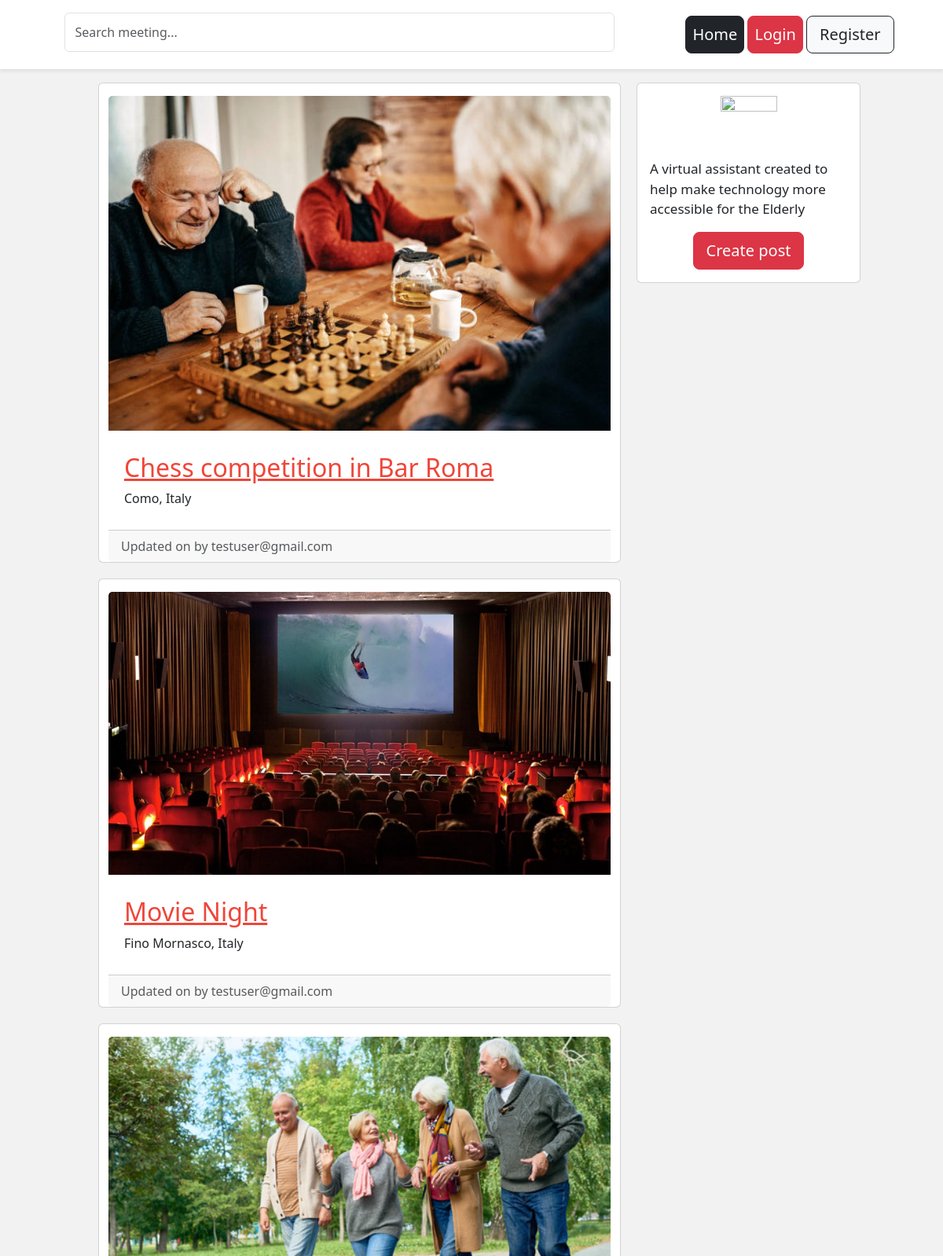
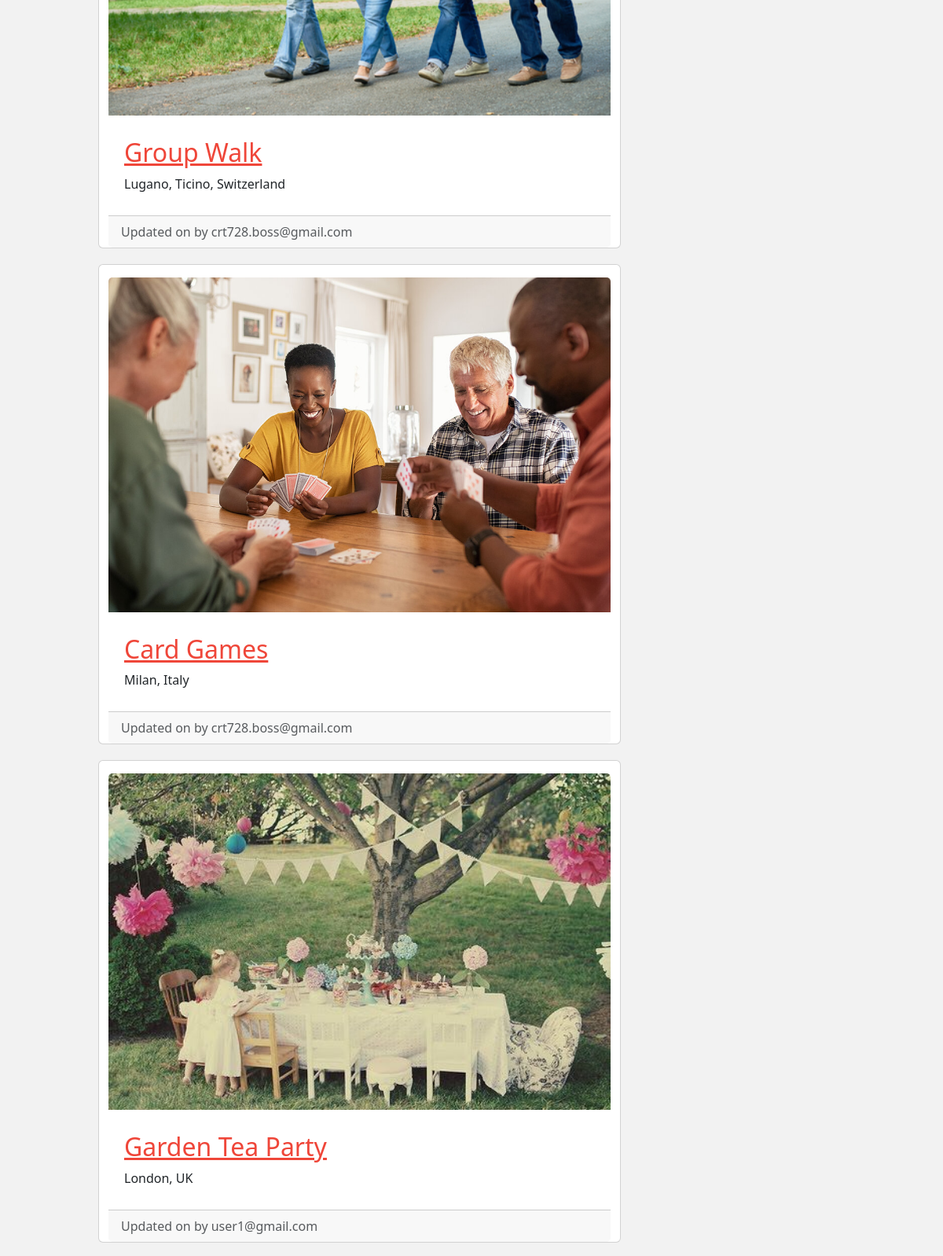
The page / (upper part) on the database its author committed (2 pictures, top to bottom).
### meetings/models.py (models this page shows, shortened)
class MeetingPost(models.Model):
    title = models.CharField(max_length=50, null=False, blank=False)
    image = models.ImageField(upload_to=upload_location, null=False, blank=False)
    creator = models.ForeignKey(settings.AUTH_USER_MODEL, on_delete=models.CASCADE)
    slug = models.SlugField(blank=True, unique=True)
    location = models.CharField(max_length=120)
    time = models.DateTimeField()
    activity = models.CharField(max_length=120)
    active = models.BooleanField(null=True, blank=True)
    is_private = models.BooleanField(null=True, blank=True)

### users/models.py (models this page shows, shortened)
class Account(AbstractBaseUser):
    email = models.EmailField(verbose_name="email", max_length=60, unique=True)
    username = models.CharField(max_length=30, unique=True)
    name = models.CharField(max_length=50, verbose_name="name")
    phone = models.CharField(max_length=20, verbose_name="phone number")
    birthdate = models.DateField(max_length=120, verbose_name="date of birth")
    date_joined = models.DateTimeField(verbose_name='date joined', auto_now_add=True)
    last_login = models.DateTimeField(verbose_name='last login', auto_now=True)
    is_admin = models.BooleanField(default=False)
    is_active = models.BooleanField(default=True)
    is_staff = models.BooleanField(default=False)
    is_superuser = models.BooleanField(default=False)
    USERNAME_FIELD = 'email'
    REQUIRED_FIELDS = ['username', 'name', 'phone', 'birthdate']
    objects = MyAccountManager()
    def __str__(self):
        return self.email

### users/views.py (the view)
# urls.py: path('', views.home_view, name='home'),
def home_view(request, *args, **kwargs):
	context  = {}
	query = ""
	if request.GET:
		query = request.GET.get('q', '')
		context['query'] = str(query)
	meeting_posts = sorted(get_meeting_queryset(query), key=attrgetter('time'), reverse=False)
	page = request.GET.get('page', 1 )
	meeting_posts_paginator = Paginator(meeting_posts, MEETING_POST_PER_PAGE)
	try:
		meeting_posts = meeting_posts_paginator.page(page)
	except PageNotAnInteger:
		meeting_posts = meeting_posts_paginator.page(MEETING_POST_PER_PAGE)
	except EmptyPage:
		meeting_posts = meeting_posts_paginator.page(meeting_posts_paginator.num_pages)
	context['meeting_posts'] = meeting_posts
	return render(request, "home.html", context)

### meetings/views.py (called while the page is built)
def get_meeting_queryset(query=None):
    queryset = []
    queries = query.split(" ")
    for q in queries:
        posts = MeetingPost.objects.filter(
            Q(title__icontains=q)|
            Q(location__icontains=q)|
            Q(time__icontains=q)|
            Q(activity__icontains=q)
        ).distinct()
        for post in posts:
            queryset.append(post)
    return list(set(queryset))

### templates/home.html (shortened to what this page needs)
{% extends 'base.html' %}
{% block content %}
<div class="container">
	<div class="row">
		<div class="left-column col-lg-7 offset-lg-1">
            {% if meeting_posts %}
                {% for post in meeting_posts %}
                    <div class="meeting-post-container">
                        {% include 'meetings/snippets/meeting_post_snippet.html' with meeting_posts=post %}
                    </div>
                {% endfor %}
            {% else %}
                <div class="meeting-post-container">
                    {% include 'meetings/snippets/meeting_post_snippet.html' with query=query %}
                </div>
            {% endif %}
		</div>
		<div class="right-column col-lg-3 d-lg-flex d-none flex-column">
			<div class="card create-post-bar d-flex flex-column p-3">
				<img class="img-fluid d-block m-auto pb-2" src="https://i.ibb.co/s54bdnz/Elder-Aid-Logo-1.png" width="72" height="72">
				<p class="lead">A virtual assistant created to help make technology more accessible for the Elderly</p>
				<p class="m-auto"><a class="btn btn-danger btn-lg" href="{% url 'meetings:create' %}">Create post</a></p>
			</div>
		</div>
	</div>
</div>
{% endblock content %}

### templates/base.html (shortened to what this page needs)
<!DOCTYPE html>
<html>
	<head>
		<link href="https://cdn.jsdelivr.net/npm/bootstrap@5.3.0-alpha1/dist/css/bootstrap.min.css" rel="stylesheet">
	</head>
	<body>
		{% include 'navbar.html' %} {% include 'base_css.html' %}
		<div class="main">
			{% block content %}
			{% endblock content %}
		</div>
  </body>
</html>

### templates/navbar.html (shortened to what this page needs)
<div class="d-flex flex-column flex-md-row justify-content-center p-3 px-md-4 mb-3 bg-white border-bottom shadow-sm">
	<div class="search-bar sm-2 mr-2">
		<form method="get">
			<input class="form-control" style="height: 50px;" type="text" name="q" id="id_q" placeholder="Search meeting...">
		</form>
	</div>
  <nav class="my-2 my-md-1 mr-md-3">
  	{% if request.user.is_authenticated %}
	  	<a role="button" class="p-2 btn btn-dark btn-lg" href="{% url 'home' %}">Home</a>
	    <a role="button" class="p-2 btn btn-danger btn-lg" href="{% url 'account' %}">Account</a>
	    <a role="button" class="p-2 btn btn-light btn-outline-dark btn-lg" href="{% url 'logout' %}">Logout</a>
	{% else %}
		<a role="button" class="p-2 btn btn-dark btn-lg" href="{% url 'home' %}">Home</a>
	    <a role="button" class="p-2 btn btn-danger btn-lg" href="{% url 'login' %}">Login</a>
	    <a role="button" class="btn btn-light btn-outline-dark btn-lg" href="{% url 'register' %}">Register</a>
	{% endif %}
  </nav>
</div>

### meetings/templates/meetings/snippets/meeting_post_snippet.html (shortened to what this page needs)
{% if meeting_posts %}
<div class="container">
	<div class="row">
		<div class="card m-auto">
			<a href="{% url 'meetings:detail' post.slug %}">
				<img class="card-img-top mt-3" src="{{meeting_posts.image.url}}">
			</a>
			<div class="card-body mt-2 mb-2">
				<a style="color: #ef4639;" href="{% url 'meetings:detail' post.slug %}">
					<h2 class="card-title">{{meeting_posts.title}}</h2>
				</a>
				<p class="card-text">{{meeting_posts.location|truncatechars:180}}</p>
			</div>
			<div class="card-footer text-muted">
			  Updated on by {{meeting_posts.creator}}
			</div>
		</div>
	</div>
</div>
{% endif %}

### templates/navbar.html (style rules this page uses)
@media (min-width: 768px) { html { font-size: 16px; } }
.search-bar { max-width: 700px; width: 100%; margin-right: 90px; }
form { width: 100%; }

### templates/base_css.html (style rules this page uses)
body { background-color: #f2f2f2; }

### templates/base.html (style rules this page uses)
.main { min-height: 100vh; height: 100%; }

### templates/home.html (style rules this page uses)
@media (min-width: 768px) { .right-column { margin-left: 20px; } }
.meeting-post-container { margin-bottom: 20px; width: 100%; }
.create-post-bar { background-color: #fff; margin-bottom:20px; }
.left-column { padding:0px; }
.right-column { padding:0px; }
.lead { font-size: 17px; }

### meetings/templates/meetings/snippets/meeting_post_snippet.html (style rules this page uses)
.card { max-width: 700px; width: 100%; }
.card-body { padding: 20px; }
.card-title { color: #ef4639; }

### rows shown on the page
MeetingPost: image (picture), title "Chess competition in Bar Roma", location "Como, Italy", creator "testuser@gmail.com"
MeetingPost: image (picture), title "Movie Night", location "Fino Mornasco, Italy", creator "testuser@gmail.com"
MeetingPost: image (picture), title "Group Walk", location "Lugano, Ticino, Switzerland", creator "crt728.boss@gmail.com"
MeetingPost: image (picture), title "Card Games", location "Milan, Italy", creator "crt728.boss@gmail.com"
MeetingPost: image (picture), title "Garden Tea Party", location "London, UK", creator "user1@gmail.com"
